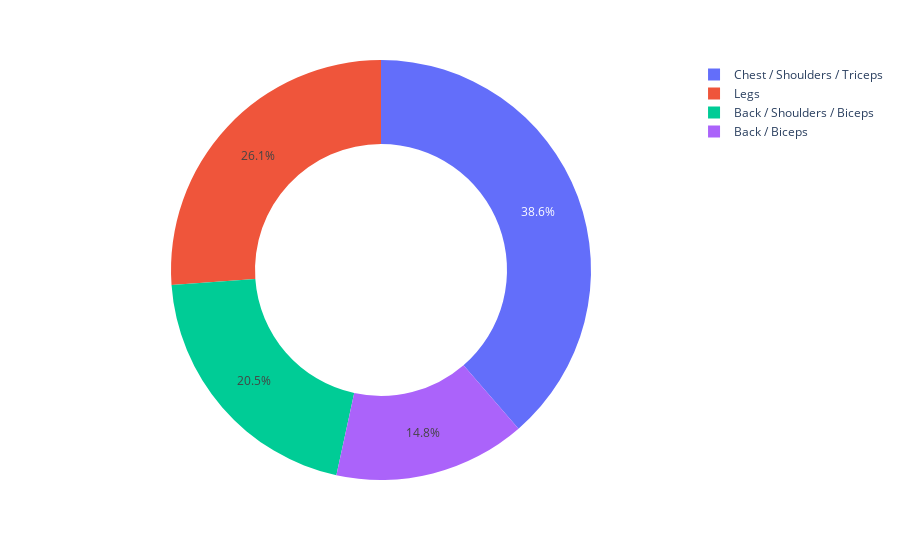

Write notebook code for a chart like this one.
### Code cell
# Donut chart of workout types (Workouts above 5 occurrences)
workout_days = workout_data.drop_duplicates(subset=["DATE"])

workout_occurrences = workout_days["WORKOUT"].value_counts()
valid_workouts = workout_occurrences[workout_occurrences > 5].index
valid_workouts_data = workout_days[workout_days['WORKOUT'].isin(valid_workouts)]

fig = px.pie(valid_workouts_data, names='WORKOUT', hole=0.6)
fig.show()

### Figure 1 — Plotly figure (JSON) as saved in the notebook; plotly's stock layout.template omitted (floating-point values rounded to 4 significant figures)
{"data": [{"domain": {"x": [0.0, 1.0], "y": [0.0, 1.0]}, "hole": 0.6, "hovertemplate": "WORKOUT=%{label}<extra></extra>", "labels": ["Legs", "Legs", "Legs", "Legs", "Back / Shoulders / Biceps", "Chest / Shoulders / Triceps", "Chest / Shoulders / Triceps", "Legs", "Back / Shoulders / Biceps", "Chest / Shoulders / Triceps", "Back / Shoulders / Biceps", "Chest / Shoulders / Triceps", "Legs", "Back / Shoulders / Biceps", "Chest / Shoulders / Triceps", "Back / Shoulders / Biceps", "Legs", "Chest / Shoulders / Triceps", "Legs", "Back / Shoulders / Biceps", "Chest / Shoulders / Triceps", "Legs", "Back / Shoulders / Biceps", "Back / Shoulders / Biceps", "Chest / Shoulders / Triceps", "Back / Shoulders / Biceps", "Chest / Shoulders / Triceps", "Back / Shoulders / Biceps", "Legs", "Chest / Shoulders / Triceps", "Back / Shoulders / Biceps", "Chest / Shoulders / Triceps", "Back / Shoulders / Biceps", "Chest / Shoulders / Triceps", "Back / Shoulders / Biceps", "Chest / Shoulders / Triceps", "Legs", "Chest / Shoulders / Triceps", "Back / Biceps", "Legs", "Chest / Shoulders / Triceps", "Back / Biceps", "Chest / Shoulders / Triceps", "Back / Biceps", "Chest / Shoulders / Triceps", "Chest / Shoulders / Triceps", "Back / Biceps", "Chest / Shoulders / Triceps", "Legs", "Back / Shoulders / Biceps", "Chest / Shoulders / Triceps", "Back / Shoulders / Biceps", "Chest / Shoulders / Triceps", "Back / Biceps", "Chest / Shoulders / Triceps", "Legs", "Chest / Shoulders / Triceps", "Legs", "Back / Biceps", "Legs", "Chest / Shoulders / Triceps", "Back / Shoulders / Biceps", "Chest / Shoulders / Triceps", "Legs", "Back / Shoulders / Biceps", "Chest / Shoulders / Triceps", "Legs", "Chest / Shoulders / Triceps", "Back / Biceps", "Back / Biceps", "Chest / Shoulders / Triceps", "Legs", "Chest / Shoulders / Triceps", "Back / Biceps", "Back / Shoulders / Biceps", "Chest / Shoulders / Triceps", "Legs", "Back / Biceps", "Chest / Shoulders / Triceps", "Legs", "Back / Biceps", "Chest / Shoulders / Triceps", "Back / Biceps", "Chest / Shoulders / Triceps", "Legs", "Back / Biceps", "Chest / Shoulders / Triceps", "Legs"], "legendgroup": "", "name": "", "showlegend": true, "type": "pie"}], "layout": {"legend": {"tracegroupgap": 0}, "margin": {"t": 60}}}
